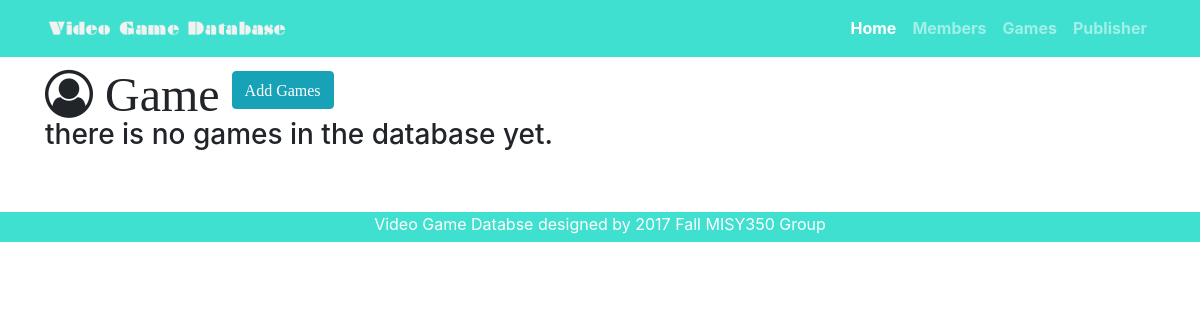
Before: /games with the older database file.
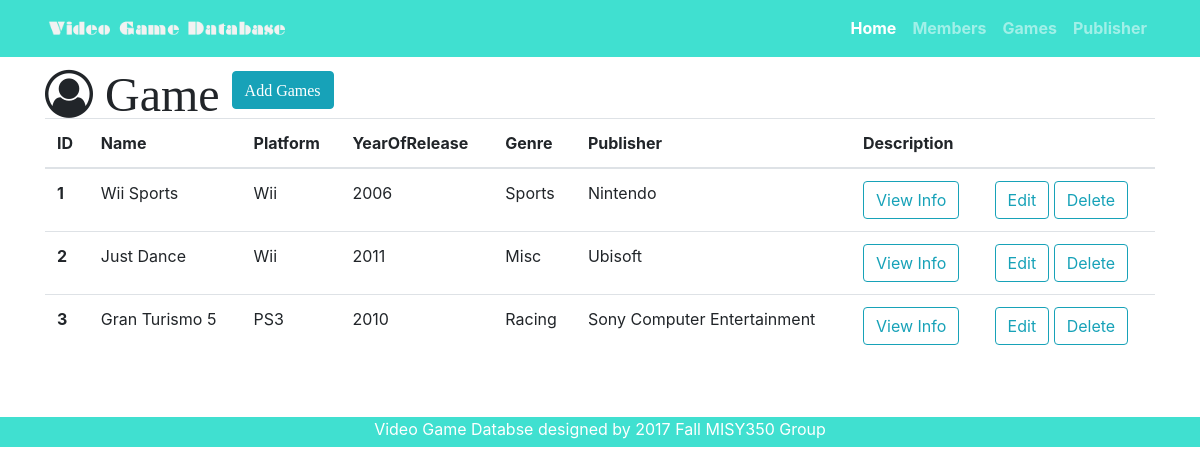
After: the same page with the newer database file.
### videogame.py (models this page shows)
class Game(db.Model):
    __tablename__ = 'games'
    id = db.Column(db.Integer, primary_key=True)
    name = db.Column(db.String(64))
    platform = db.Column(db.String(64))
    year_of_release = db.Column(db.Integer)
    genre = db.Column(db.String(64))
    description = db.Column(db.Text)
    publisher_id = db.Column(db.Integer, db.ForeignKey('publishers.id'))

class Publisher(db.Model):
    __tablename__ = 'publishers'
    id = db.Column(db.Integer, primary_key=True)
    name = db.Column(db.String(64))
    location = db.Column(db.CHAR(2))
    year_founded = db.Column(db.Integer)
    publisher = db.relationship('Game', backref='publisher', cascade='delete')

### videogame.py (the view)
@app.route('/games')
def game():
    games = Game.query.all()
    return render_template('games.html',games=games)

### templates/games.html (shortened to what this page needs)
{% extends "game-base.html" %}
{% block head %}
{{ super () }}
{% endblock %}
{% block page_content %}
<div class="container">
 <i class="fa fa-user-circle-o fa-3x" aria-hidden="true"> Game
 <a id="add" href="/game/add" class="btn btn-info" role="button" aria-disabled="true">Add Games</a>
</i> {% if games %}
 <table class="table">
   <thead>
     <tr>
       <th>ID</th>
       <th>Name</th>
       <th>Platform</th>
       <th>YearOfRelease</th>
       <th>Genre</th>
       <th>Publisher</th>
       <th>Description</th>
       <th></th>
     </tr>
   </thead>
   <tbody>
     {% for game in games %}
     <tr>
       <th scope="row">{{ game.id }}</th>
       <td>{{ game.name }}</td>
       <td>{{ game.platform }}</td>
       <td>{{ game.year_of_release }}</td>
       <td>{{ game.genre }}</td>
       <td>{{ game.publisher.name }}</td>
       <td>
          <button type="button" class="btn btn-outline-info" data-toggle="modal" data-target="#{{game.id}}">
                View Info
              </button>
        </td>
       <td>
         <a href="/game/edit/{{game.id}}" class="btn btn-outline-info" role="button" aria-disabled="true">Edit</a>
         <a href="/game/delete/{{game.id}}" class="btn btn-outline-info" role="button">Delete</a>
       </td>
     </tr>
     {% endfor%}
   </tbody>
 </table>
 {% else %}
 <h3>there is no games in the database yet.</h3> {% endif %}
</div>
{% endblock%}

### templates/game-base.html (shortened to what this page needs)
<!DOCTYPE html>
<html lang="en">
<head>
  {% block head %}
  <link rel="stylesheet" href="https://maxcdn.bootstrapcdn.com/bootstrap/4.0.0-beta.2/css/bootstrap.min.css">
  <link rel="stylesheet" href="https://maxcdn.bootstrapcdn.com/font-awesome/4.7.0/css/font-awesome.min.css">
  <link rel="stylesheet" type="text/css" href="{{ url_for('static', filename='css/customstyle.css') }}"> {% endblock %}
</head>
<body>
  <nav class="navbar navbar-expand-lg navbar-dark fixed-top" style="background-color:Turquoise; font-weight: bold;">
    <div class="container">
      <a class="navbar-brand" href="/">
         <img src="{{ url_for('static', filename='img/page-logo.png') }}"
          alt="logo" width="250">
       </a>
      <div class="collapse navbar-collapse" id="navbarResponsive">
        <ul class="navbar-nav ml-auto">
          <li class="nav-item active">
            <a class="nav-link" href="/">Home
              </a>
          </li>
          <li class="nav-item">
            <a class="nav-link" href="/members">Members</a>
          </li>
          <li class="nav-item">
            <a class="nav-link" href="/games">Games</a>
          </li>
          <li class="nav-item">
            <a class="nav-link" href="/publishers">Publisher</a>
          </li>
        </ul>
      </div>
    </div>
  </nav>
  {% block page_content %} {% endblock %}
  {% block footer %}
  <div id="footer">
      <footer>
        <p>Video Game Databse designed by 2017 Fall MISY350 Group </p>
      </footer>
    </div>
  {% endblock %}
</body>
</html>

### static/css/customstyle.css (style rules this page uses)
body { padding-top: 70px; }

### templates/games.html (style rules this page uses)
#add { left: 690px; color: white; }

### templates/game-base.html (style rules this page uses)
#footer { position: inherit; text-align: center; margin-top: 60px; color: white; bottom:0; width:100%; height:30px; background:Turquoise; }

Changed rows visible on the page:
added Game: id "1", name "Wii Sports", platform "Wii", year_of_release "2006", genre "Sports", publisher.name "Nintendo"
added Game: id "2", name "Just Dance", platform "Wii", year_of_release "2011", genre "Misc", publisher.name "Ubisoft"
added Game: id "3", name "Gran Turismo 5", platform "PS3", year_of_release "2010", genre "Racing", publisher.name "Sony Computer Entertainment"
Other visible differences:
text no longer shown: "there is no games in the database yet."
text now shown: "ID Name Platform YearOfRelease Genre Publisher Description"
